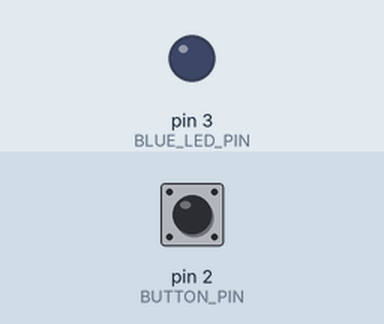
A sketch run on a simulated Arduino Uno, built with avr-gcc and run on an emulated ATmega328P. Shown: output pins drawn as LEDs (lit = HIGH). The inputs (shaded band) are chosen by the test bench; at power-on: pin 2 (BUTTON_PIN) HIGH. Random numbers use the default seed unless the sketch sets one; pins used as bus, display or sensor lines are not drawn.

Above: at 1.2 s.
1.3 s: pin 2 (BUTTON_PIN) pulled LOW for 0.15 s
At 1.7 s:
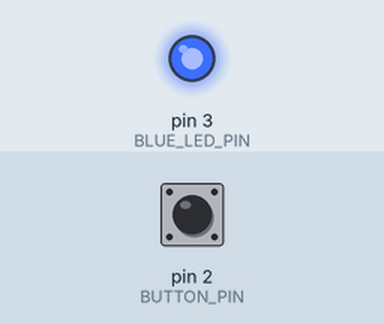
4.4 s: pin 2 (BUTTON_PIN) pulled LOW for 1 s
At 5.5 s:
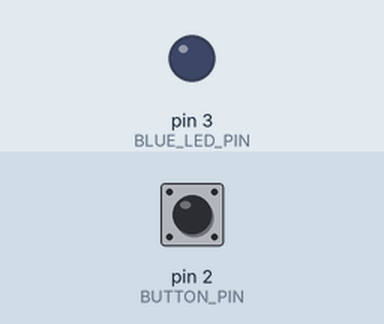
6.9 s: pin 2 (BUTTON_PIN) pulled LOW for 3.2 s
At 7.6 s:
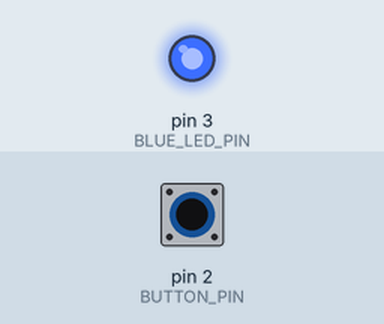
Timing chart, 0 to 9.9 s (numbered marks = the images above; inputs shaded):
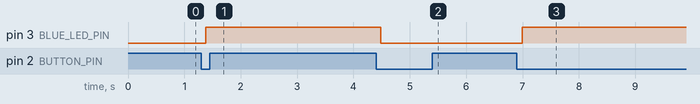

Measured:
- after the input at 1.3 s, pin 3 (BLUE_LED_PIN): LOW → HIGH after 0.08 s
- after the input at 4.4 s, pin 3 (BLUE_LED_PIN): HIGH → LOW after 0.09 s
- after the input at 6.9 s, pin 3 (BLUE_LED_PIN): LOW → HIGH after 0.09 s

The sketch:

master.ino
```cpp
// Mater
#include <SPI.h>
#include <MFRC522.h>
#include <ArduinoJson.h>

constexpr uint8_t RST_PIN = 9;
constexpr uint8_t SS_PIN = 10;
constexpr uint8_t BUTTON_PIN = 2;
constexpr uint8_t BLUE_LED_PIN = 3;


MFRC522 mfrc522(SS_PIN, RST_PIN);
MFRC522::MIFARE_Key key;

byte bufferLen = 18;
byte readBlockData[18];

MFRC522::StatusCode status;

bool weightMode = false;
bool buttonState;
bool lastButtonState = LOW;
unsigned long lastDebounceTime = 0;
unsigned long debounceDelay = 50;

void setup() {
  Serial.begin(9600);
  SPI.begin();
  mfrc522.PCD_Init();
  pinMode(BUTTON_PIN, INPUT_PULLUP);  // Button pin as input with pull-up resistor
  pinMode(BLUE_LED_PIN, OUTPUT);      // Blue LED pin as output
}

void loop() {
  for (byte i = 0; i < 6; i++) {
    key.keyByte[i] = 0xFF;
  }

  int reading = digitalRead(BUTTON_PIN);

  if (reading != lastButtonState) {
    lastDebounceTime = millis();
  }

  if ((millis() - lastDebounceTime) > debounceDelay) {
    if (reading != buttonState) {
      buttonState = reading;
      if (buttonState == LOW) {
        weightMode = !weightMode;
        digitalWrite(BLUE_LED_PIN, weightMode ? HIGH : LOW);  // Turn on blue LED if weight mode is active
      }
    }
  }

  lastButtonState = reading;

  if (mfrc522.PICC_IsNewCardPresent() && mfrc522.PICC_ReadCardSerial()) {
    for (byte i = 0; i < mfrc522.uid.size; i++) {
    }
    MFRC522::PICC_Type piccType = mfrc522.PICC_GetType(mfrc522.uid.sak);
    // JSON object to hold RFID data
    DynamicJsonDocument jsonDoc(256);  // Adjust the capacity as needed

    for (int blockNum = 12; blockNum <= 14; blockNum++) {
      ReadDataFromBlock(blockNum, readBlockData);

      // Add RFID data to JSON object
      if (blockNum == 12)
        jsonDoc["ProductID"] = String((char*)readBlockData);
      else if (blockNum == 13)
        jsonDoc["ProductName"] = String((char*)readBlockData);
      else if (blockNum == 14)
        jsonDoc["Price"] = String((char*)readBlockData);
    }

    // Add weight data if weight mode is active
    if (weightMode) {
      float randomWeight = random(0, 1000) / 1000.0;  // Random weight between 0 to 1 kg
      jsonDoc["Weight"] = randomWeight;
    }

    // Serialize JSON object to a string
    String jsonString;
    serializeJson(jsonDoc, jsonString);

    // Send JSON string over serial
    Serial.println(jsonString);

    // Reset the card detection state
    mfrc522.PICC_HaltA();
    mfrc522.PCD_StopCrypto1();
  }
}

void ReadDataFromBlock(int blockNum, byte readBlockData[]) {
  status = mfrc522.PCD_Authenticate(MFRC522::PICC_CMD_MF_AUTH_KEY_A, blockNum, &key, &(mfrc522.uid));

  if (status != MFRC522::STATUS_OK) {
    return;
  } else {
  }

  status = mfrc522.MIFARE_Read(blockNum, readBlockData, &bufferLen);
  if (status != MFRC522::STATUS_OK) {
    return;
  } else {
  }
}


  
```
